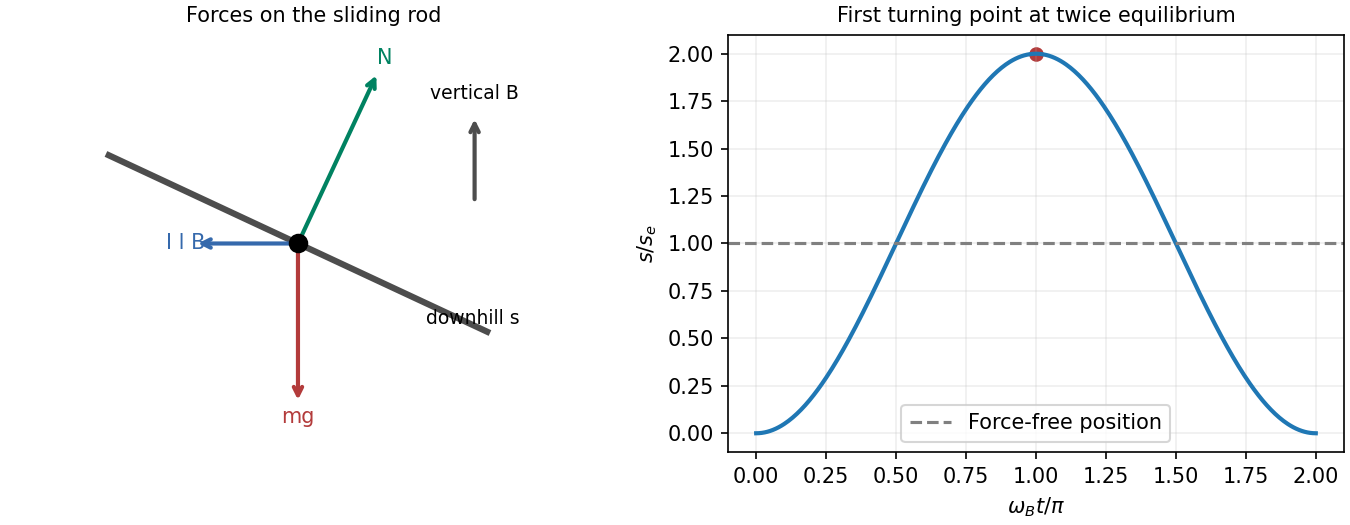

Python code for this plot:
"""Original side-view free-body diagram and exact ideal rail oscillator. Output cwd."""
import numpy as np
import matplotlib.pyplot as plt
plt.rcParams.update({"axes.titlesize":10,"axes.labelsize":10})
fig,ax=plt.subplots(1,2,figsize=(9,3.5),layout='constrained');a=ax[0];theta=np.deg2rad(25);tt=np.array([np.cos(theta),-np.sin(theta)]);nn=np.array([np.sin(theta),np.cos(theta)]);q=np.linspace(-1.3,1.3,2);a.plot(q*tt[0],q*tt[1],color='.3',lw=3);a.scatter([0],[0],color='k',s=70,zorder=4)
for vec,label,col in [(np.array([0,-1]),'mg','#b33b3b'),(np.array([-0.65,0]),'I l B','#3569ac'),((np.cos(theta)+.65*np.sin(theta))*nn,'N','#008261')]:
 a.annotate('',xy=vec,xytext=(0,0),arrowprops=dict(arrowstyle='->',lw=2,color=col));a.text(*(vec*1.08),label,color=col,ha='center',va='center')
a.annotate('',xy=(1.1,.8),xytext=(1.1,.25),arrowprops=dict(arrowstyle='->',lw=2,color='.3'));a.text(1.1,.9,'vertical B',ha='center',fontsize=9);a.text(.8,-.5,'downhill s',fontsize=9);a.set(xlim=(-1.4,1.6),ylim=(-1.3,1.3),aspect='equal',title='Forces on the sliding rod');a.axis('off')
t=np.linspace(0,2*np.pi,400);ax[1].plot(t/np.pi,1-np.cos(t),lw=2);ax[1].axhline(1,color='.5',ls='--',label='Force-free position');ax[1].scatter([1],[2],color='#b33b3b');ax[1].set(xlabel=r'$\omega_Bt/\pi$',ylabel=r'$s/s_e$',title='First turning point at twice equilibrium');ax[1].legend();ax[1].grid(alpha=.2)
fig.savefig('paper-1-inductive-rails.png',dpi=150,facecolor='white')
